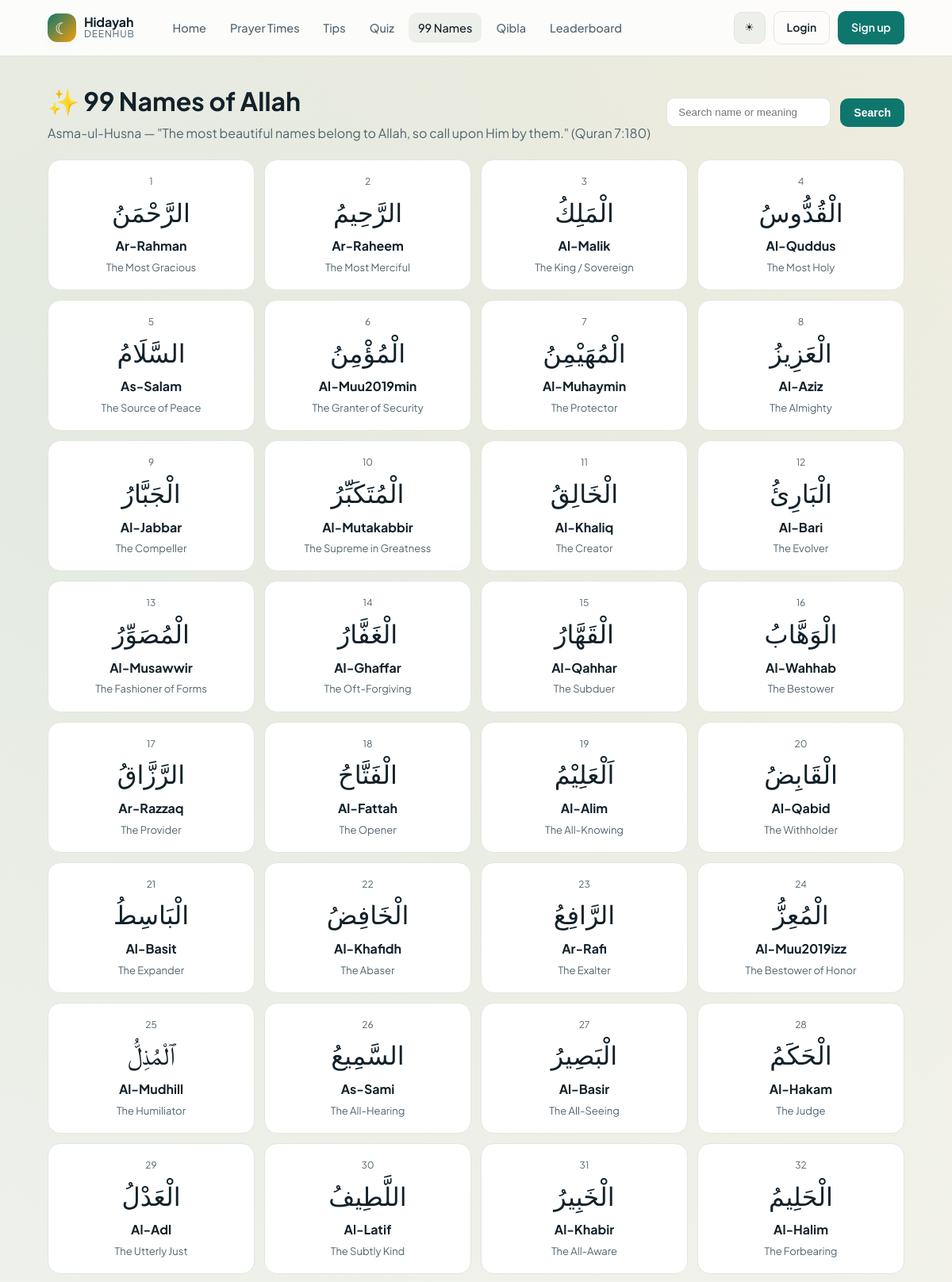
Page /public/names.php (upper part) on the committed database.
### tables this page shows
CREATE TABLE IF NOT EXISTS `names_of_allah` (
    `id`            INT UNSIGNED NOT NULL AUTO_INCREMENT,
    `position`      INT UNSIGNED NOT NULL UNIQUE,
    `arabic`        VARCHAR(80)  NOT NULL,
    `transliteration` VARCHAR(80) NOT NULL,
    `meaning`       VARCHAR(255) NOT NULL,
    PRIMARY KEY (`id`)
);

### includes/auth.php (called while the page is built, shortened)
<?php
require_once __DIR__ . '/db.php';
function e(?string $s): string
{
    return htmlspecialchars((string)$s, ENT_QUOTES | ENT_SUBSTITUTE, 'UTF-8');
}

### includes/db.php (called while the page is built, shortened)
<?php
function db(): PDO
{
    static $pdo = null;
    $dsn = sprintf(
        'mysql:host=%s;port=%s;dbname=%s;charset=%s',
        DB_HOST,
        DB_PORT,
        DB_NAME,
        DB_CHARSET
    );
    try {
        $pdo = new PDO($dsn, DB_USER, DB_PASS, [
            PDO::ATTR_ERRMODE            => PDO::ERRMODE_EXCEPTION,
            PDO::ATTR_DEFAULT_FETCH_MODE => PDO::FETCH_ASSOC,
            PDO::ATTR_EMULATE_PREPARES   => false,
        ]);
    } catch (PDOException $e) {
        http_response_code(500);
        if (APP_DEBUG) {
            die('Database connection failed: ' . $e->getMessage());
        }
        die('Database connection failed. Please try again later.');
    }
    return $pdo;
}

### public/names.php (the view, shortened to what this page needs)
<?php
require_once __DIR__ . '/../includes/auth.php';
require_once __DIR__ . '/../includes/db.php';
include __DIR__ . '/../includes/header.php';
$q = trim((string)($_GET['q'] ?? ''));
$sql = 'SELECT position, arabic, transliteration, meaning FROM names_of_allah';
$params = [];
$sql .= ' ORDER BY position';
$stmt = db()->prepare($sql);
$stmt->execute($params);
$names = $stmt->fetchAll();
?>
<div class="row space-between" style="margin-bottom:20px">
    <div>
        <h1 style="margin:0">✨ 99 Names of Allah</h1>
        <p class="muted" style="margin:4px 0 0">Asma-ul-Husna — "The most beautiful names belong to Allah, so call upon Him by them." (Quran 7:180)</p>
    </div>
    <form method="get" class="row">
        <input type="text" name="q" value="<?= e($q) ?>" placeholder="Search name or meaning" style="padding:10px 14px;border-radius:10px;border:1px solid var(--border);background:var(--bg-elev);color:var(--text)">
        <button type="submit" class="btn btn-primary">Search</button>
    </form>
</div>
<?php if (!$names): ?>
    <div class="card"><p class="muted">No names matched "<?= e($q) ?>".</p></div>
<?php else: ?>
<div class="names-grid">
    <?php foreach ($names as $n): ?>
        <div class="name-card">
            <div class="pos"><?= (int)$n['position'] ?></div>
            <div class="arabic"><?= e($n['arabic']) ?></div>
            <div class="trans"><?= e($n['transliteration']) ?></div>
            <div class="meaning"><?= e($n['meaning']) ?></div>
        </div>
    <?php endforeach; ?>
</div>
<?php endif; ?>
<?php include __DIR__ . '/../includes/footer.php'; ?>

### public/assets/css/style.css (style rules this page uses)
:root { --brand: #0f766e; --brand-600: #0d665f; --brand-700: #095951; --accent: #f59e0b; --accent-600: #d97706; --danger: #dc2626; --success: #16a34a; --bg: #f6f7f4; --bg-elev: #ffffff; --bg-muted: #edf0ea; --surface: #ffffff; --surface-alt: #fafaf7; --border: #e2e6df; --shadow: 0 6px 24px -12px rgba(16, 24, 40, 0.18); --text: #12212a; --text-muted: #516470; --text-inverse: #ffffff; --radius-sm: 8px; --radius-md: 12px; --radius-lg: 20px; --radius-xl: 28px; --font-body: 'Plus Jakarta Sans', system-ui, -apple-system, 'Segoe UI', Roboto, sans-serif; --font-arabic: 'Amiri', 'Scheherazade New', serif; }
* { box-sizing: border-box; }
html, body { margin: 0; padding: 0; }
body { font-family: var(--font-body); color: var(--text); background: var(--bg); line-height: 1.55; min-height: 100vh; display: flex; flex-direction: column; background-image: radial-gradient(circle at 10% 10%, rgba(15,118,110,0.08), transparent 45%), radial-gradient(circle at 95% 0%, rgba(245,158,11,0.08), transparent 50%); }
.btn { display: inline-flex; align-items: center; justify-content: center; gap: 8px; padding: 9px 16px; border-radius: 10px; border: 1px solid transparent; font-weight: 600; font-size: 14px; cursor: pointer; transition: transform 0.15s, background 0.2s, border-color 0.2s, color 0.2s; white-space: nowrap; }
.btn-primary { background: var(--brand); color: white; }
.muted { color: var(--text-muted); }
.names-grid { display: grid; grid-template-columns: repeat(auto-fill, minmax(220px, 1fr)); gap: 12px; }
.name-card { background: var(--bg-elev); border: 1px solid var(--border); border-radius: 16px; padding: 18px; text-align: center; transition: transform 0.15s, box-shadow 0.2s; }
.name-card .pos { font-size: 12px; color: var(--text-muted); }
.name-card .arabic { font-family: var(--font-arabic); font-size: 32px; margin: 6px 0 4px; direction: rtl; }
.name-card .trans { font-weight: 700; }
.name-card .meaning { font-size: 13px; color: var(--text-muted); margin-top: 4px; }
.row { display: flex; gap: 12px; flex-wrap: wrap; align-items: center; }
.space-between { justify-content: space-between; }

### rows in the picture
names_of_allah: position "1", arabic "الرَّحْمَنُ", transliteration "Ar-Rahman", meaning "The Most Gracious"
names_of_allah: position "2", arabic "الرَّحِيمُ", transliteration "Ar-Raheem", meaning "The Most Merciful"
names_of_allah: position "3", arabic "الْمَلِكُ", transliteration "Al-Malik", meaning "The King / Sovereign"
names_of_allah: position "4", arabic "الْقُدُّوسُ", transliteration "Al-Quddus", meaning "The Most Holy"
names_of_allah: position "5", arabic "السَّلَامُ", transliteration "As-Salam", meaning "The Source of Peace"
names_of_allah: position "6", arabic "الْمُؤْمِنُ", transliteration "Al-Muu2019min", meaning "The Granter of Security"
names_of_allah: position "7", arabic "الْمُهَيْمِنُ", transliteration "Al-Muhaymin", meaning "The Protector"
names_of_allah: position "8", arabic "الْعَزِيزُ", transliteration "Al-Aziz", meaning "The Almighty"
names_of_allah: position "9", arabic "الْجَبَّارُ", transliteration "Al-Jabbar", meaning "The Compeller"
names_of_allah: position "10", arabic "الْمُتَكَبِّرُ", transliteration "Al-Mutakabbir", meaning "The Supreme in Greatness"
names_of_allah: position "11", arabic "الْخَالِقُ", transliteration "Al-Khaliq", meaning "The Creator"
names_of_allah: position "12", arabic "الْبَارِئُ", transliteration "Al-Bari", meaning "The Evolver"
names_of_allah: position "13", arabic "الْمُصَوِّرُ", transliteration "Al-Musawwir", meaning "The Fashioner of Forms"
names_of_allah: position "14", arabic "الْغَفَّارُ", transliteration "Al-Ghaffar", meaning "The Oft-Forgiving"
names_of_allah: position "15", arabic "الْقَهَّارُ", transliteration "Al-Qahhar", meaning "The Subduer"
names_of_allah: position "16", arabic "الْوَهَّابُ", transliteration "Al-Wahhab", meaning "The Bestower"
names_of_allah: position "17", arabic "الرَّزَّاقُ", transliteration "Ar-Razzaq", meaning "The Provider"
names_of_allah: position "18", arabic "الْفَتَّاحُ", transliteration "Al-Fattah", meaning "The Opener"
names_of_allah: position "19", arabic "اَلْعَلِيْمُ", transliteration "Al-Alim", meaning "The All-Knowing"
names_of_allah: position "20", arabic "الْقَابِضُ", transliteration "Al-Qabid", meaning "The Withholder"
names_of_allah: position "21", arabic "الْبَاسِطُ", transliteration "Al-Basit", meaning "The Expander"
names_of_allah: position "22", arabic "الْخَافِضُ", transliteration "Al-Khafidh", meaning "The Abaser"
names_of_allah: position "23", arabic "الرَّافِعُ", transliteration "Ar-Rafi", meaning "The Exalter"
names_of_allah: position "24", arabic "الْمُعِزُّ", transliteration "Al-Muu2019izz", meaning "The Bestower of Honor"
names_of_allah: position "25", arabic "ٱلْمُذِلُّ", transliteration "Al-Mudhill", meaning "The Humiliator"
names_of_allah: position "26", arabic "السَّمِيعُ", transliteration "As-Sami", meaning "The All-Hearing"
names_of_allah: position "27", arabic "الْبَصِيرُ", transliteration "Al-Basir", meaning "The All-Seeing"
names_of_allah: position "28", arabic "الْحَكَمُ", transliteration "Al-Hakam", meaning "The Judge"
names_of_allah: position "29", arabic "الْعَدْلُ", transliteration "Al-Adl", meaning "The Utterly Just"
names_of_allah: position "30", arabic "اللَّطِيفُ", transliteration "Al-Latif", meaning "The Subtly Kind"
names_of_allah: position "31", arabic "الْخَبِيرُ", transliteration "Al-Khabir", meaning "The All-Aware"
names_of_allah: position "32", arabic "الْحَلِيمُ", transliteration "Al-Halim", meaning "The Forbearing"
